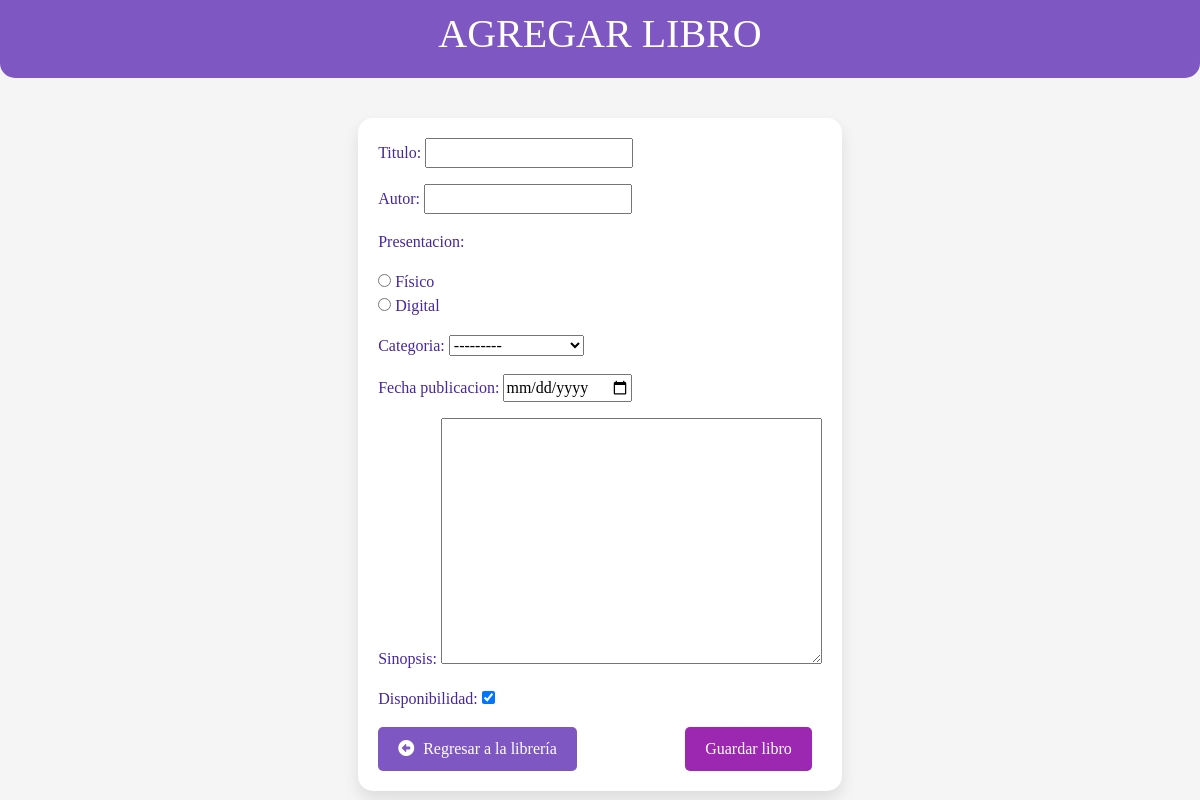
Page /agregar_libro/ on the earlier database version.
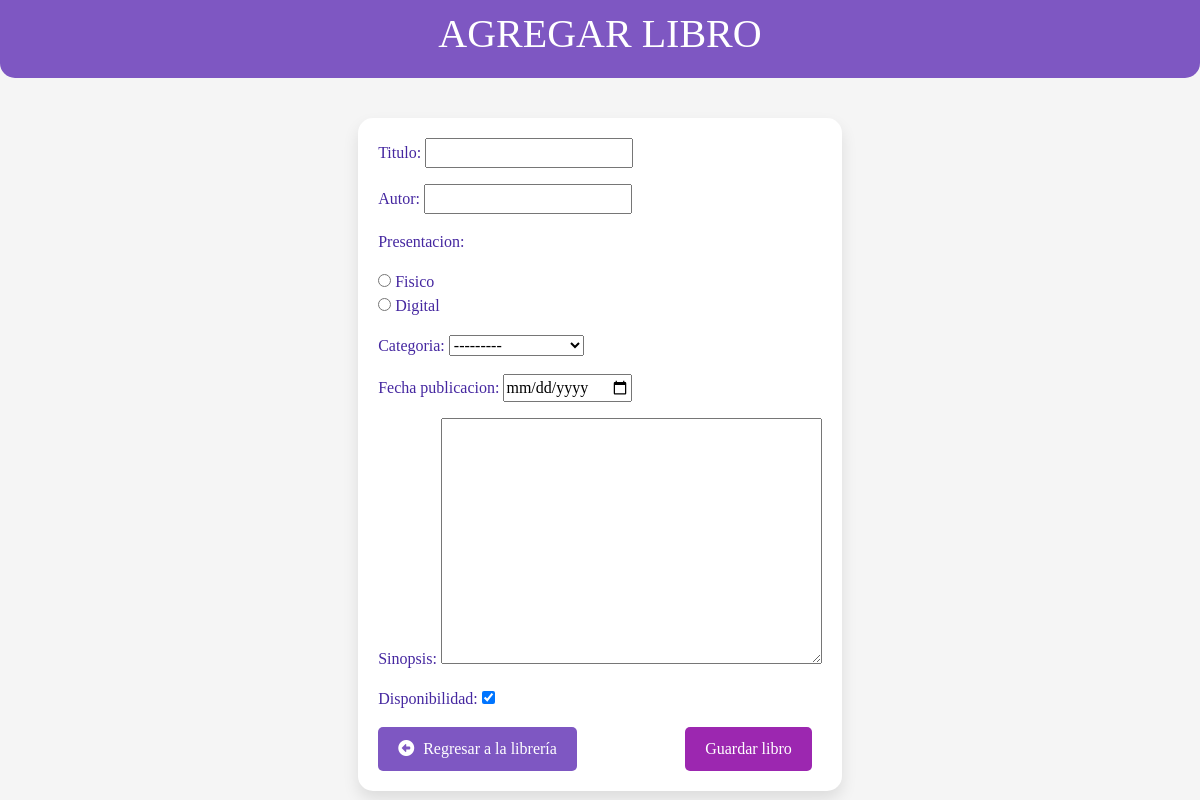
Same page on the later database version.
### personas/models.py (models this page shows)
class Presentacion(models.Model):
    Presentacion = models.CharField(max_length=20,  null=True)
    def __str__(self):
        return f'{self.Presentacion} '

### personas/views.py (the view)
# urls.py: path('agregar_libro/',agregar_libro, name='agregar_libro'),
def agregar_libro(request):
    pagina = loader.get_template('agregar_libro.html')
    if request.method == 'GET':
        form = LibroForm
    elif request.method == 'POST':
        form = LibroForm(request.POST)
        if form.is_valid():
            form.save()
            return redirect('libreria')
    datos = {'form':form}
    return HttpResponse(pagina.render(datos,request))

### personas/models.py (called while the page is built)
    def __str__(self):
        return f'{self.Categoria} '

### personas/templates/agregar_libro.html (shortened to what this page needs)
<!DOCTYPE html>
<html lang="en">
<head>
    {% load static %}
    <link href="{% static 'fontawesomefree/css/fontawesome.css' %}" rel="stylesheet" type="text/css">
    <link href="{% static 'fontawesomefree/css/brands.css' %}" rel="stylesheet" type="text/css">
    <link href="{% static 'fontawesomefree/css/solid.css' %}" rel="stylesheet" type="text/css">
    <link href="https://cdn.jsdelivr.net/npm/bootstrap@5.3.2/dist/css/bootstrap.min.css" rel="stylesheet">
</head>
<body>
    <div class="header">
        <h1 class="header-title">Agregar Libro</h1>
    </div>
    <form method="POST" class="book-info">
        <table>{{ form.as_p }}</table>
        <div style="display: flex; justify-content: space-between;">
            <a href="{% url 'libreria' %}" class="back-button"> <i class="fa-solid fa-arrow-alt-circle-left"></i> Regresar a la librería </a>
            <input type="submit" value="Guardar libro" class="btn">
        </div>
    </form>
</body>
</html>

Differences in the rows shown:
changed Presentacion: Presentacion "☐ Físico ☐ Digital" → "☐ Fisico ☐ Digital"
Other differences:
text no longer shown: "Titulo: Autor: Presentacion: Físico Digital Categoria: Fecha publicacion: Sinopsis: Disponibilidad:"
text now shown: "Titulo: Autor: Presentacion: Fisico Digital Categoria: Fecha publicacion: Sinopsis: Disponibilidad:"
